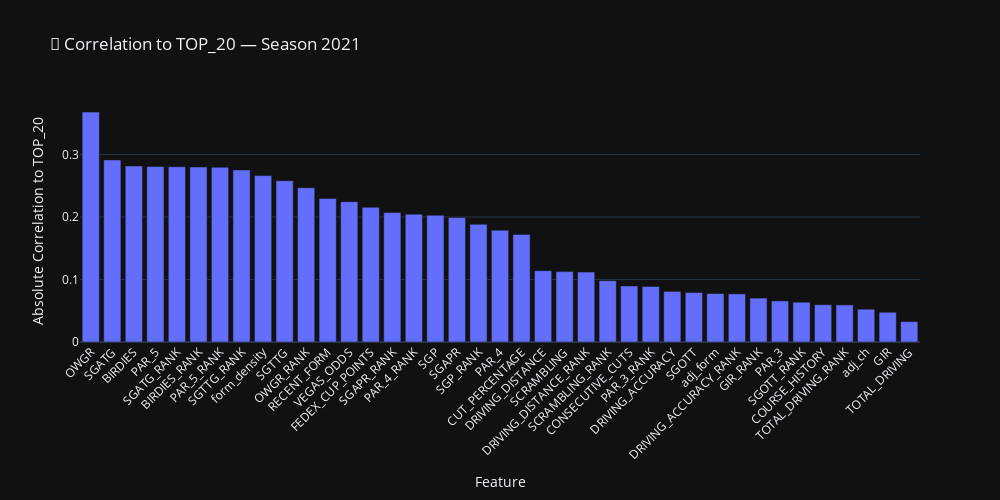
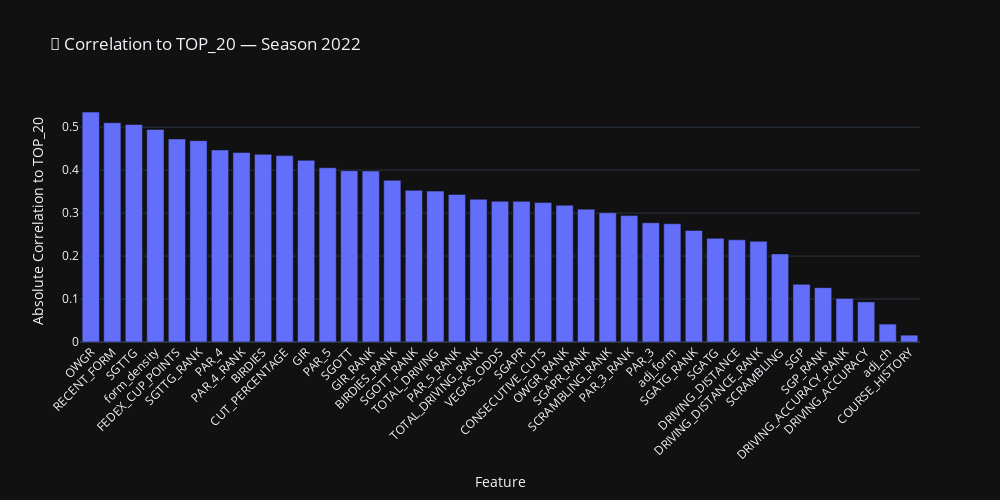
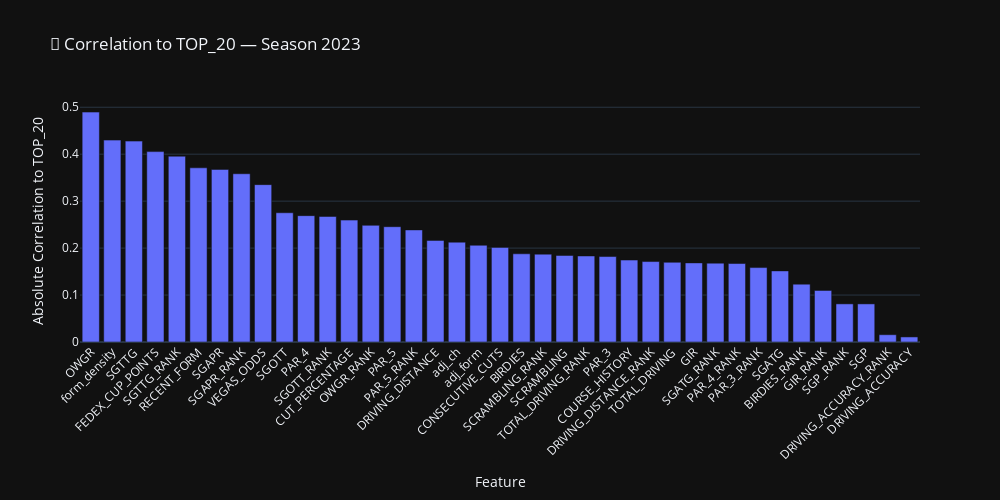
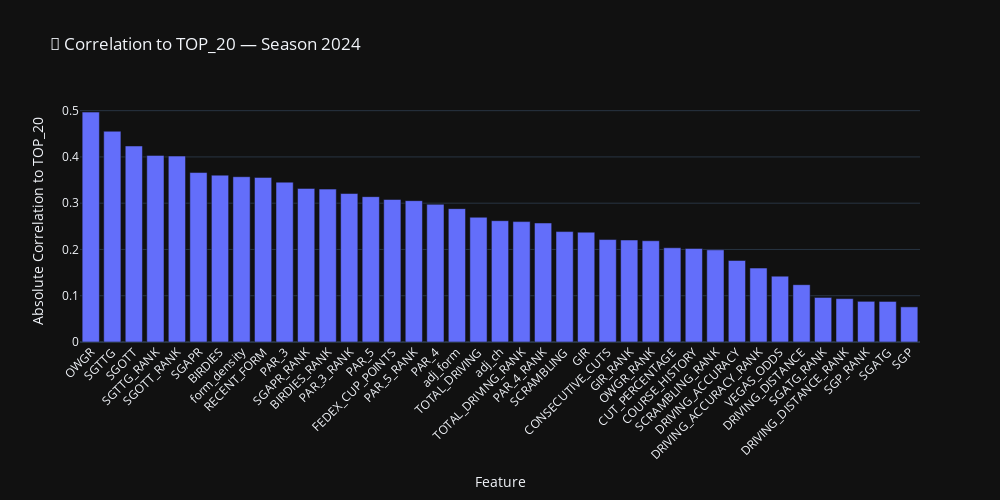

Write notebook code for charts like these, in order.
### Markdown cell above
## Correlations
**Last 4 Years**

### Code cell
import plotly.express as px

# Get the 4 most recent seasons (or fewer if not available)
available_seasons = sorted(training_df["SEASON"].unique())[-4:]

# Dictionary to store correlation results
correlation_frames = {}

# Calculate correlations for each season
for season in available_seasons:
    df = training_df[training_df["SEASON"] == season].copy()

    # Numeric features only, drop final result
    numeric = df.select_dtypes(include=["float64", "int64"]).drop(columns=["FINAL_POS", "SEASON"], errors="ignore")

    # Skip if TOP_20 is not present
    if "TOP_20" not in numeric.columns:
        continue

    # Correlation with TOP_20
    cor = numeric.corr().abs()["TOP_20"].drop("TOP_20", errors="ignore").sort_values(ascending=False)
    cor_df = cor.reset_index()
    cor_df.columns = ["Feature", "Correlation"]
    correlation_frames[season] = cor_df

# Plot one bar chart per season
for season, cor_df in correlation_frames.items():
    fig = px.bar(
        cor_df,
        x="Feature",
        y="Correlation",
        title=f"🔎 Correlation to TOP_20 — Season {int(season)}",
        height=500,
        width=1000
    )

    fig.update_layout(
        xaxis_title="Feature",
        yaxis_title="Absolute Correlation to TOP_20",
        template="plotly_dark",
        xaxis_tickangle=-45
    )

    fig.show()

### Figure 1 — Plotly figure (JSON) as saved in the notebook; plotly's stock layout.template omitted (floating-point values rounded to 4 significant figures)
{"data": [{"hovertemplate": "Feature=%{x}<br>Correlation=%{y}<extra></extra>", "legendgroup": "", "marker": {"color": "#636efa", "pattern": {"shape": ""}}, "name": "", "orientation": "v", "showlegend": false, "textposition": "auto", "type": "bar", "x": ["OWGR", "SGATG", "BIRDIES", "PAR_5", "SGATG_RANK", "BIRDIES_RANK", "PAR_5_RANK", "SGTTG_RANK", "form_density", "SGTTG", "OWGR_RANK", "RECENT_FORM", "VEGAS_ODDS", "FEDEX_CUP_POINTS", "SGAPR_RANK", "PAR_4_RANK", "SGP", "SGAPR", "SGP_RANK", "PAR_4", "CUT_PERCENTAGE", "DRIVING_DISTANCE", "SCRAMBLING", "DRIVING_DISTANCE_RANK", "SCRAMBLING_RANK", "CONSECUTIVE_CUTS", "PAR_3_RANK", "DRIVING_ACCURACY", "SGOTT", "adj_form", "DRIVING_ACCURACY_RANK", "GIR_RANK", "PAR_3", "SGOTT_RANK", "COURSE_HISTORY", "TOTAL_DRIVING_RANK", "adj_ch", "GIR", "TOTAL_DRIVING"], "xaxis": "x", "y": [0.3679, 0.2913, 0.2816, 0.2807, 0.2805, 0.2801, 0.2797, 0.2753, 0.2663, 0.258, 0.2469, 0.2296, 0.2246, 0.2156, 0.2072, 0.2046, 0.2029, 0.1992, 0.1883, 0.179, 0.1721, 0.1141, 0.1126, 0.1119, 0.09819, 0.08972, 0.08895, 0.08099, 0.07922, 0.07756, 0.07699, 0.07026, 0.06573, 0.06368, 0.05967, 0.05929, 0.05249, 0.0476, 0.03263], "yaxis": "y"}], "layout": {"barmode": "relative", "height": 500, "legend": {"tracegroupgap": 0}, "title": {"text": "🔎 Correlation to TOP_20 — Season 2021"}, "width": 1000, "xaxis": {"anchor": "y", "domain": [0, 1], "tickangle": -45, "title": {"text": "Feature"}}, "yaxis": {"anchor": "x", "domain": [0, 1], "title": {"text": "Absolute Correlation to TOP_20"}}}}

### Figure 2 — Plotly figure (JSON) as saved in the notebook; plotly's stock layout.template omitted (floating-point values rounded to 4 significant figures)
{"data": [{"hovertemplate": "Feature=%{x}<br>Correlation=%{y}<extra></extra>", "legendgroup": "", "marker": {"color": "#636efa", "pattern": {"shape": ""}}, "name": "", "orientation": "v", "showlegend": false, "textposition": "auto", "type": "bar", "x": ["OWGR", "RECENT_FORM", "SGTTG", "form_density", "FEDEX_CUP_POINTS", "SGTTG_RANK", "PAR_4", "PAR_4_RANK", "BIRDIES", "CUT_PERCENTAGE", "GIR", "PAR_5", "SGOTT", "GIR_RANK", "BIRDIES_RANK", "SGOTT_RANK", "TOTAL_DRIVING", "PAR_5_RANK", "TOTAL_DRIVING_RANK", "VEGAS_ODDS", "SGAPR", "CONSECUTIVE_CUTS", "OWGR_RANK", "SGAPR_RANK", "SCRAMBLING_RANK", "PAR_3_RANK", "PAR_3", "adj_form", "SGATG_RANK", "SGATG", "DRIVING_DISTANCE", "DRIVING_DISTANCE_RANK", "SCRAMBLING", "SGP", "SGP_RANK", "DRIVING_ACCURACY_RANK", "DRIVING_ACCURACY", "adj_ch", "COURSE_HISTORY"], "xaxis": "x", "y": [0.535, 0.5102, 0.5062, 0.4947, 0.4726, 0.4686, 0.4469, 0.4409, 0.4367, 0.4338, 0.4227, 0.4056, 0.3986, 0.3979, 0.3762, 0.3529, 0.3511, 0.3435, 0.3322, 0.3275, 0.3273, 0.3245, 0.3183, 0.3091, 0.3008, 0.2941, 0.2776, 0.2752, 0.2596, 0.2412, 0.2378, 0.2344, 0.205, 0.1341, 0.1265, 0.1014, 0.09327, 0.04169, 0.0159], "yaxis": "y"}], "layout": {"barmode": "relative", "height": 500, "legend": {"tracegroupgap": 0}, "title": {"text": "🔎 Correlation to TOP_20 — Season 2022"}, "width": 1000, "xaxis": {"anchor": "y", "domain": [0, 1], "tickangle": -45, "title": {"text": "Feature"}}, "yaxis": {"anchor": "x", "domain": [0, 1], "title": {"text": "Absolute Correlation to TOP_20"}}}}

### Figure 3 — Plotly figure (JSON) as saved in the notebook; plotly's stock layout.template omitted (floating-point values rounded to 4 significant figures)
{"data": [{"hovertemplate": "Feature=%{x}<br>Correlation=%{y}<extra></extra>", "legendgroup": "", "marker": {"color": "#636efa", "pattern": {"shape": ""}}, "name": "", "orientation": "v", "showlegend": false, "textposition": "auto", "type": "bar", "x": ["OWGR", "form_density", "SGTTG", "FEDEX_CUP_POINTS", "SGTTG_RANK", "RECENT_FORM", "SGAPR", "SGAPR_RANK", "VEGAS_ODDS", "SGOTT", "PAR_4", "SGOTT_RANK", "CUT_PERCENTAGE", "OWGR_RANK", "PAR_5", "PAR_5_RANK", "DRIVING_DISTANCE", "adj_ch", "adj_form", "CONSECUTIVE_CUTS", "BIRDIES", "SCRAMBLING_RANK", "SCRAMBLING", "TOTAL_DRIVING_RANK", "PAR_3", "COURSE_HISTORY", "DRIVING_DISTANCE_RANK", "TOTAL_DRIVING", "GIR", "SGATG_RANK", "PAR_4_RANK", "PAR_3_RANK", "SGATG", "BIRDIES_RANK", "GIR_RANK", "SGP_RANK", "SGP", "DRIVING_ACCURACY_RANK", "DRIVING_ACCURACY"], "xaxis": "x", "y": [0.4897, 0.43, 0.4278, 0.4055, 0.3958, 0.371, 0.3676, 0.3584, 0.3352, 0.2753, 0.2691, 0.2675, 0.2596, 0.2485, 0.2456, 0.2387, 0.2164, 0.2126, 0.206, 0.2015, 0.1878, 0.1871, 0.1844, 0.1833, 0.182, 0.1745, 0.1713, 0.1697, 0.1685, 0.1679, 0.1671, 0.1585, 0.1514, 0.1232, 0.1099, 0.08117, 0.08115, 0.01552, 0.01077], "yaxis": "y"}], "layout": {"barmode": "relative", "height": 500, "legend": {"tracegroupgap": 0}, "title": {"text": "🔎 Correlation to TOP_20 — Season 2023"}, "width": 1000, "xaxis": {"anchor": "y", "domain": [0, 1], "tickangle": -45, "title": {"text": "Feature"}}, "yaxis": {"anchor": "x", "domain": [0, 1], "title": {"text": "Absolute Correlation to TOP_20"}}}}

### Figure 4 — Plotly figure (JSON) as saved in the notebook; plotly's stock layout.template omitted (floating-point values rounded to 4 significant figures)
{"data": [{"hovertemplate": "Feature=%{x}<br>Correlation=%{y}<extra></extra>", "legendgroup": "", "marker": {"color": "#636efa", "pattern": {"shape": ""}}, "name": "", "orientation": "v", "showlegend": false, "textposition": "auto", "type": "bar", "x": ["OWGR", "SGTTG", "SGOTT", "SGTTG_RANK", "SGOTT_RANK", "SGAPR", "BIRDIES", "form_density", "RECENT_FORM", "PAR_3", "SGAPR_RANK", "BIRDIES_RANK", "PAR_3_RANK", "PAR_5", "FEDEX_CUP_POINTS", "PAR_5_RANK", "PAR_4", "adj_form", "TOTAL_DRIVING", "adj_ch", "TOTAL_DRIVING_RANK", "PAR_4_RANK", "SCRAMBLING", "GIR", "CONSECUTIVE_CUTS", "GIR_RANK", "OWGR_RANK", "CUT_PERCENTAGE", "COURSE_HISTORY", "SCRAMBLING_RANK", "DRIVING_ACCURACY", "DRIVING_ACCURACY_RANK", "VEGAS_ODDS", "DRIVING_DISTANCE", "SGATG_RANK", "DRIVING_DISTANCE_RANK", "SGP_RANK", "SGATG", "SGP"], "xaxis": "x", "y": [0.4969, 0.4555, 0.4237, 0.4033, 0.4019, 0.3663, 0.3606, 0.3572, 0.3558, 0.3454, 0.332, 0.3304, 0.3209, 0.3141, 0.308, 0.3055, 0.2975, 0.2882, 0.2696, 0.2622, 0.2602, 0.2573, 0.2387, 0.2373, 0.2214, 0.2204, 0.2188, 0.2037, 0.2022, 0.1992, 0.1762, 0.1598, 0.1423, 0.1239, 0.09628, 0.09377, 0.08789, 0.08766, 0.07596], "yaxis": "y"}], "layout": {"barmode": "relative", "height": 500, "legend": {"tracegroupgap": 0}, "title": {"text": "🔎 Correlation to TOP_20 — Season 2024"}, "width": 1000, "xaxis": {"anchor": "y", "domain": [0, 1], "tickangle": -45, "title": {"text": "Feature"}}, "yaxis": {"anchor": "x", "domain": [0, 1], "title": {"text": "Absolute Correlation to TOP_20"}}}}
